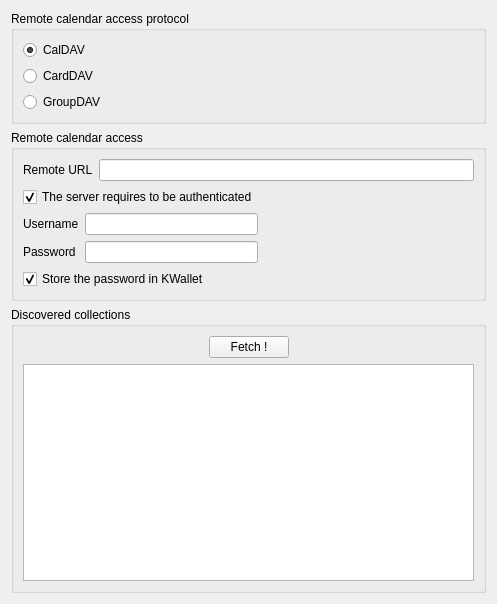
<?xml version="1.0" encoding="UTF-8"?>
<ui version="4.0">
 <class>UrlConfigurationDialog</class>
 <widget class="QWidget" name="UrlConfigurationDialog">
  <property name="geometry">
   <rect>
    <x>0</x>
    <y>0</y>
    <width>497</width>
    <height>604</height>
   </rect>
  </property>
  <property name="sizePolicy">
   <sizepolicy hsizetype="Preferred" vsizetype="Preferred">
    <horstretch>0</horstretch>
    <verstretch>0</verstretch>
   </sizepolicy>
  </property>
  <property name="locale">
   <locale language="English" country="UnitedStates"/>
  </property>
  <layout class="QVBoxLayout" name="verticalLayout_5">
   <item>
    <widget class="KButtonGroup" name="remoteProtocol">
     <property name="locale">
      <locale language="English" country="UnitedStates"/>
     </property>
     <property name="title">
      <string>Remote calendar access protocol</string>
     </property>
     <property name="current" stdset="0">
      <number>0</number>
     </property>
     <layout class="QVBoxLayout" name="verticalLayout">
      <item>
       <widget class="QRadioButton" name="caldav">
        <property name="text">
         <string>CalDAV</string>
        </property>
        <property name="checked">
         <bool>true</bool>
        </property>
       </widget>
      </item>
      <item>
       <widget class="QRadioButton" name="carddav">
        <property name="text">
         <string>CardDAV</string>
        </property>
       </widget>
      </item>
      <item>
       <widget class="QRadioButton" name="groupdav">
        <property name="text">
         <string>GroupDAV</string>
        </property>
       </widget>
      </item>
     </layout>
    </widget>
   </item>
   <item>
    <widget class="QGroupBox" name="groupBox_2">
     <property name="locale">
      <locale language="English" country="UnitedStates"/>
     </property>
     <property name="title">
      <string>Remote calendar access</string>
     </property>
     <layout class="QVBoxLayout" name="verticalLayout_4">
      <item>
       <layout class="QHBoxLayout" name="horizontalLayout">
        <item>
         <widget class="QLabel" name="label">
          <property name="text">
           <string>Remote URL</string>
          </property>
         </widget>
        </item>
        <item>
         <widget class="QLineEdit" name="remoteUrl">
          <property name="minimumSize">
           <size>
            <width>350</width>
            <height>0</height>
           </size>
          </property>
         </widget>
        </item>
       </layout>
      </item>
      <item>
       <layout class="QHBoxLayout" name="horizontalLayout_3">
        <item>
         <layout class="QVBoxLayout" name="verticalLayout_2">
          <item>
           <widget class="QCheckBox" name="authenticationRequired">
            <property name="locale">
             <locale language="English" country="UnitedStates"/>
            </property>
            <property name="text">
             <string>The server requires to be authenticated</string>
            </property>
            <property name="checked">
             <bool>true</bool>
            </property>
           </widget>
          </item>
          <item>
           <layout class="QGridLayout" name="gridLayout">
            <item row="1" column="0">
             <widget class="QLabel" name="label_5">
              <property name="locale">
               <locale language="English" country="UnitedStates"/>
              </property>
              <property name="text">
               <string>Password</string>
              </property>
             </widget>
            </item>
            <item row="0" column="1">
             <widget class="QLineEdit" name="username">
              <property name="sizePolicy">
               <sizepolicy hsizetype="Expanding" vsizetype="Fixed">
                <horstretch>0</horstretch>
                <verstretch>0</verstretch>
               </sizepolicy>
              </property>
              <property name="locale">
               <locale language="English" country="UnitedStates"/>
              </property>
             </widget>
            </item>
            <item row="0" column="0">
             <widget class="QLabel" name="label_4">
              <property name="locale">
               <locale language="English" country="UnitedStates"/>
              </property>
              <property name="text">
               <string>Username</string>
              </property>
             </widget>
            </item>
            <item row="1" column="1">
             <widget class="QLineEdit" name="password">
              <property name="sizePolicy">
               <sizepolicy hsizetype="Expanding" vsizetype="Fixed">
                <horstretch>0</horstretch>
                <verstretch>0</verstretch>
               </sizepolicy>
              </property>
              <property name="locale">
               <locale language="English" country="UnitedStates"/>
              </property>
              <property name="echoMode">
               <enum>QLineEdit::Password</enum>
              </property>
             </widget>
            </item>
           </layout>
          </item>
          <item>
           <widget class="QCheckBox" name="useKWallet">
            <property name="text">
             <string>Store the password in KWallet</string>
            </property>
            <property name="checked">
             <bool>true</bool>
            </property>
           </widget>
          </item>
         </layout>
        </item>
        <item>
         <spacer name="horizontalSpacer_2">
          <property name="orientation">
           <enum>Qt::Horizontal</enum>
          </property>
          <property name="sizeHint" stdset="0">
           <size>
            <width>40</width>
            <height>20</height>
           </size>
          </property>
         </spacer>
        </item>
       </layout>
      </item>
     </layout>
    </widget>
   </item>
   <item>
    <widget class="QGroupBox" name="groupBox">
     <property name="locale">
      <locale language="English" country="UnitedStates"/>
     </property>
     <property name="title">
      <string>Discovered collections</string>
     </property>
     <layout class="QVBoxLayout" name="verticalLayout_3">
      <item>
       <layout class="QHBoxLayout" name="horizontalLayout_2">
        <item>
         <spacer name="horizontalSpacer">
          <property name="orientation">
           <enum>Qt::Horizontal</enum>
          </property>
          <property name="sizeHint" stdset="0">
           <size>
            <width>40</width>
            <height>20</height>
           </size>
          </property>
         </spacer>
        </item>
        <item>
         <widget class="KPushButton" name="fetchButton">
          <property name="text">
           <string>Fetch !</string>
          </property>
         </widget>
        </item>
        <item>
         <spacer name="horizontalSpacer_3">
          <property name="orientation">
           <enum>Qt::Horizontal</enum>
          </property>
          <property name="sizeHint" stdset="0">
           <size>
            <width>40</width>
            <height>20</height>
           </size>
          </property>
         </spacer>
        </item>
       </layout>
      </item>
      <item>
       <widget class="QTreeView" name="discoveredUrls"/>
      </item>
     </layout>
    </widget>
   </item>
  </layout>
 </widget>
 <customwidgets>
  <customwidget>
   <class>KButtonGroup</class>
   <extends>QGroupBox</extends>
   <header>kbuttongroup.h</header>
   <container>1</container>
  </customwidget>
  <customwidget>
   <class>KPushButton</class>
   <extends>QPushButton</extends>
   <header>kpushbutton.h</header>
  </customwidget>
 </customwidgets>
 <resources/>
 <connections>
  <connection>
   <sender>authenticationRequired</sender>
   <signal>toggled(bool)</signal>
   <receiver>useKWallet</receiver>
   <slot>setEnabled(bool)</slot>
   <hints>
    <hint type="sourcelabel">
     <x>156</x>
     <y>195</y>
    </hint>
    <hint type="destinationlabel">
     <x>155</x>
     <y>280</y>
    </hint>
   </hints>
  </connection>
  <connection>
   <sender>authenticationRequired</sender>
   <signal>toggled(bool)</signal>
   <receiver>username</receiver>
   <slot>setEnabled(bool)</slot>
   <hints>
    <hint type="sourcelabel">
     <x>144</x>
     <y>194</y>
    </hint>
    <hint type="destinationlabel">
     <x>100</x>
     <y>224</y>
    </hint>
   </hints>
  </connection>
  <connection>
   <sender>authenticationRequired</sender>
   <signal>toggled(bool)</signal>
   <receiver>password</receiver>
   <slot>setEnabled(bool)</slot>
   <hints>
    <hint type="sourcelabel">
     <x>126</x>
     <y>192</y>
    </hint>
    <hint type="destinationlabel">
     <x>127</x>
     <y>254</y>
    </hint>
   </hints>
  </connection>
 </connections>
</ui>
